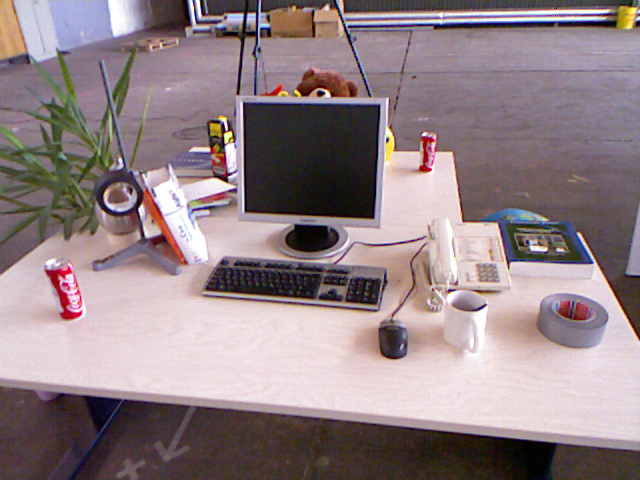
//> input picture OpenCV2_learn/1_ComputerVisionProgrammingGuide_3rd/images/1.png, 640 x 480 px
$ ./11-5-1   (built with g++ and OpenCV 4)
//> lines starting //> are read from the running program, lines starting //| are printed output that depends on the picture
#include <iostream>
#include <string>
#include <opencv2/highgui/highgui.hpp>
#include <opencv2/imgproc/imgproc.hpp>
#include <opencv2/features2d/features2d.hpp>
#include <opencv2/calib3d/calib3d.hpp>


int main(int argc, char *argv[])
{
    const std::string img1_path = "../images/1.png", img2_path = "../images/2.png";

    cv::Mat image1 = cv::imread(img1_path), image2 = cv::imread(img2_path);
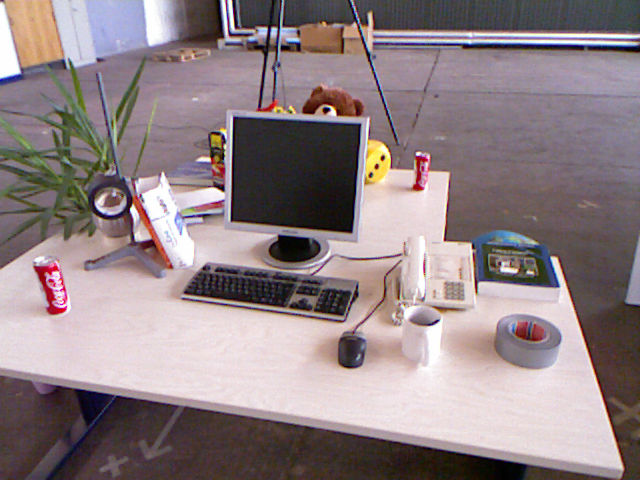
//> input picture OpenCV2_learn/1_ComputerVisionProgrammingGuide_3rd/images/2.png, 640 x 480 px
//> image1 is the input picture: 480 rows x 640 cols, CV_8UC3; mean B, G, R 133.9, 129.9, 146.3
//> image2 is the input picture: 480 rows x 640 cols, CV_8UC3; mean B, G, R 133.1, 129.9, 144.4
    assert(image1.data != nullptr && image2.data != nullptr);

    std::vector<cv::KeyPoint> keypoints1, keypoints2;
    cv::Mat descriptors1, descriptors2;

    cv::Ptr<cv::Feature2D> ptrFeature2D = cv::SIFT::create(500);
    ptrFeature2D->detectAndCompute(image1, cv::noArray(), keypoints1, descriptors1);
//> keypoints1 = 500 keypoints; strongest (x, y, size): (387, 140, 2.3), (226, 127, 2.4), (320, 94, 3.9), (228, 135, 4.7)
    ptrFeature2D->detectAndCompute(image2, cv::noArray(), keypoints2, descriptors2);
//> keypoints2 = 500 keypoints; strongest (x, y, size): (383, 158, 3.1), (377, 166, 3.2), (326, 110, 4), (133, 210, 4.8)

    cv::BFMatcher matcher(cv::NORM_L2, true);
    std::vector<cv::DMatch> matches;
    matcher.match(descriptors1, descriptors2, matches);
//> matches = 236 matches

    // KeyPoint -> Point2f
    std::vector<cv::Point2f> points1, points2;
    for (auto &m : matches)
    {
        points1.push_back(keypoints1[m.queryIdx].pt);
        points2.push_back(keypoints2[m.trainIdx].pt);
    }
//> after the loop, points1 = 236 Points (x, y), first 12: [346.4, 244.3], [346.4, 244.3], [346.1, 10.03], [344.7, 15.75], [629.4, 25.38], [621.1, 304.2], [341.2, 290.3], [340.8, 27.96], [604.1, 14.64], [603, 18.32], [332.5, 94.54], [331.7, 296.1]; points2 = 236 Points (x, y), first 12: [57.89, 281.9], [57.89, 281.9], [283.9, 24.9], [433.4, 333.2], [262.6, 31.06], [601.5, 390.3], [311.8, 300.2], [358.3, 19.71], [632.1, 39.79], [634.5, 43.55], [338.8, 112.7], [234.9, 271.8]

    cv::Mat cameraMatrix = (cv::Mat_<double>(3, 3) << 520.9, 0, 325.1, 0, 521.0, 249.7, 0, 0, 1);

    // Fundamental Matrix
    cv::Mat fundamental;
    fundamental= cv::findFundamentalMat(points1, points2);
//> fundamental = [[2.61e-06, 6.56e-05, -0.0131], [-5.91e-05, 1.03e-05, -0.038], [0.0131, 0.0308, 1]]

    // Homography
    cv::Mat h1, h2;
    cv::stereoRectifyUncalibrated(points1, points2, fundamental, image1.size(), h1, h2);
//> h1 = [[0.0478, -0.00616, -3.08], [0.00914, 0.0345, -2.2], [3.88e-05, -4.58e-06, 0.0245]]; h2 = [[1.39, 0.069, -140.5], [0.242, 1.01, -80.59], [0.00121, 6.04e-05, 0.597]]

    cv::Mat rectified1;
    cv::warpPerspective(image1, rectified1, h1, image1.size());
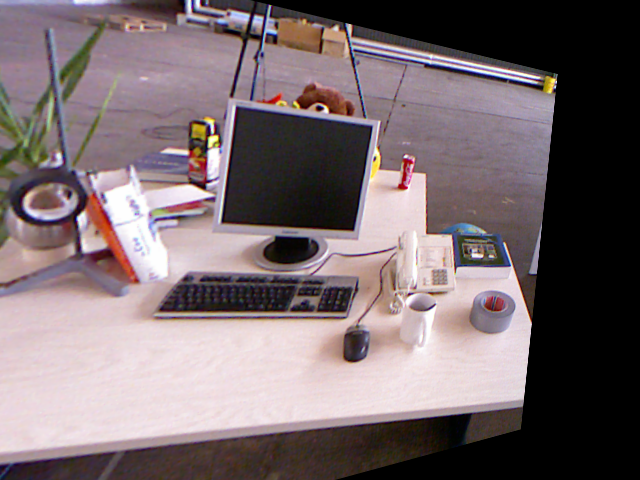
//> rectified1: 480 rows x 640 cols, CV_8UC3; mean B, G, R 110.3, 107, 120.6

    cv::Mat rectified2;
    cv::warpPerspective(image2, rectified2, h2, image1.size());
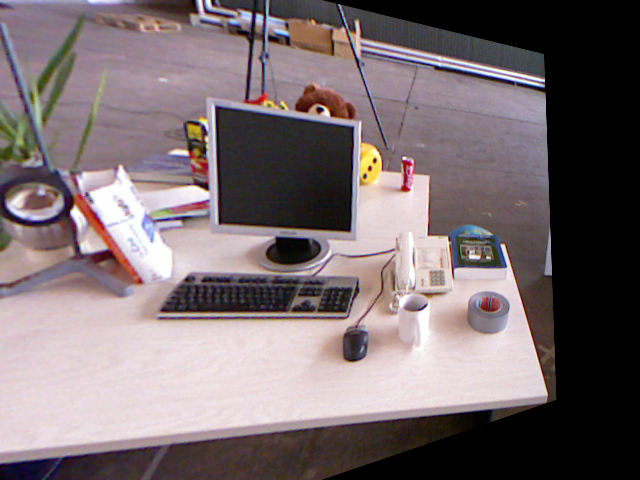
//> rectified2: 480 rows x 640 cols, CV_8UC3; mean B, G, R 112.7, 109.8, 122.2

    // Compute Difference of Visual
    cv::Mat disparity;
    cv::Ptr<cv::StereoMatcher> pStereo = cv::StereoSGBM::create(
        0,
        128,
        5
    );

    pStereo->compute(rectified1, rectified2, disparity);
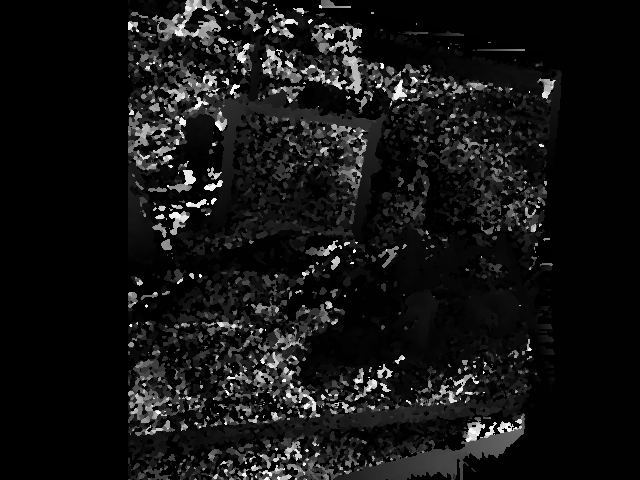
//> disparity: 480 rows x 640 cols, CV_16SC1; min -16, max 2032, mean 151.7; drawn with min black and max white

    cv::imshow("rectified1", rectified1);
    cv::imshow("rectified2", rectified2);

    cv::imshow("disparity", disparity);

    cv::waitKey(0);
    cv::destroyAllWindows();

    return 0;
}
